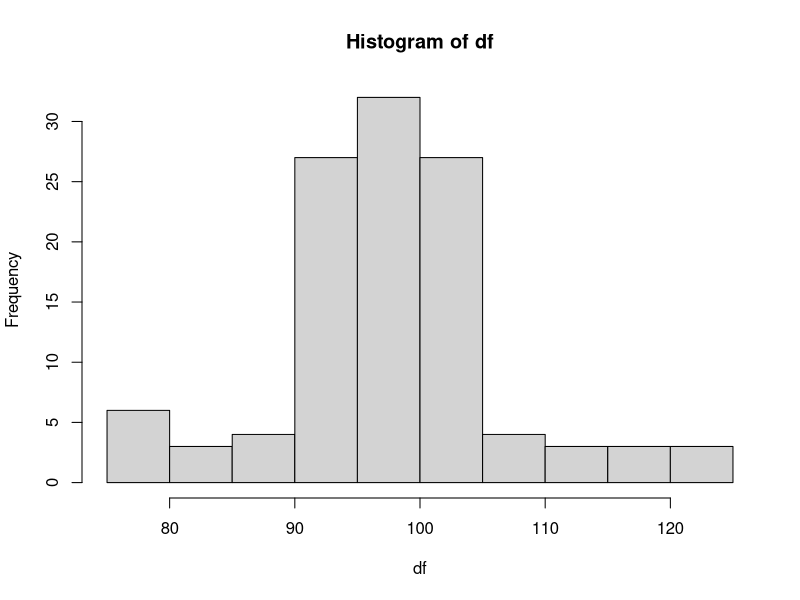

This figure's R source:
data <- c(75,80,85,90,95,100,105,110,115,120,125)
freq <- c(3, 3, 3, 4, 27, 32, 27, 4, 3,  3,  3)
# df<-data.frame(cbind(d=data,f=freq))
# df<- as.vector(rep(df$d,df$f))
df<- as.vector(rep(data,freq))
hist(df)

